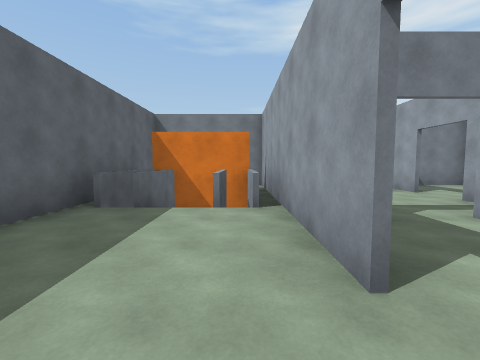
[1] (above)

21 first-person views from a walk through a 3-D level made in the Unity game engine. The camera is 1.4 m above the floor, tilts 4° down and sees 90° across. The floor is counted in squares, 2 m on a side. Each view is taken from the middle of a square. On the plan, view 1 faces up. The plan holds only what a view shows up to about 9 squares ahead; the rest is blank. The place goes on beyond the plan. The player is left out. Surface patterns are stand-ins for the level's own textures.

[2]
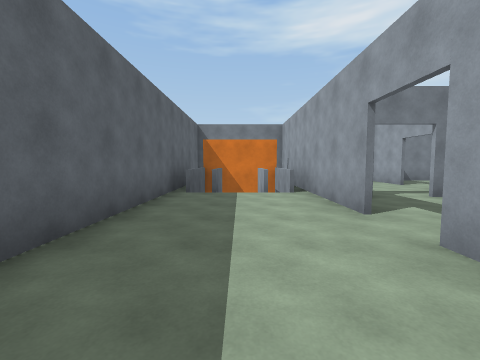

[3]
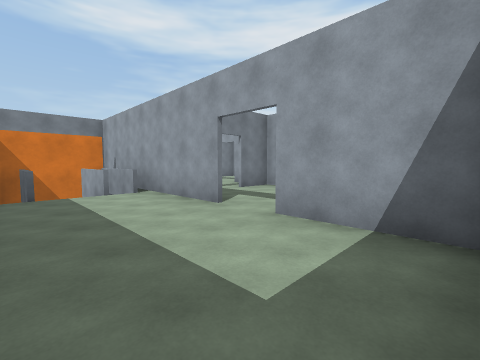

[4]
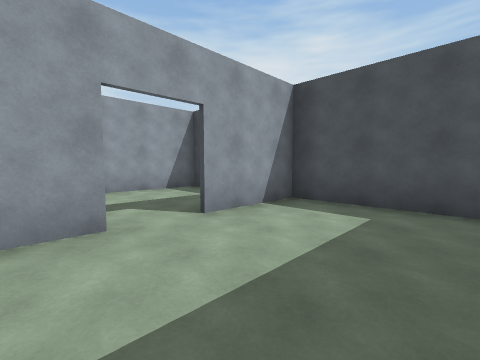

[5]
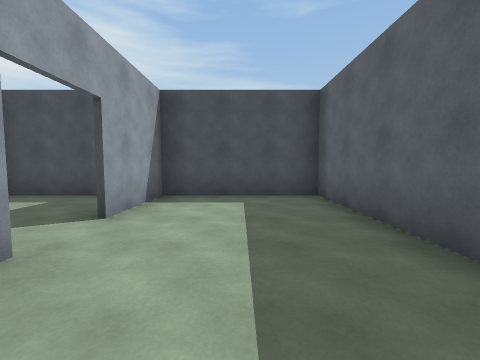

[6]
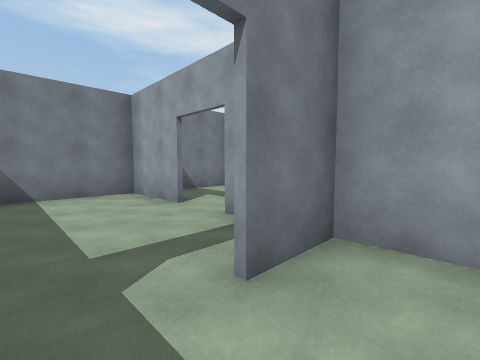

[7]
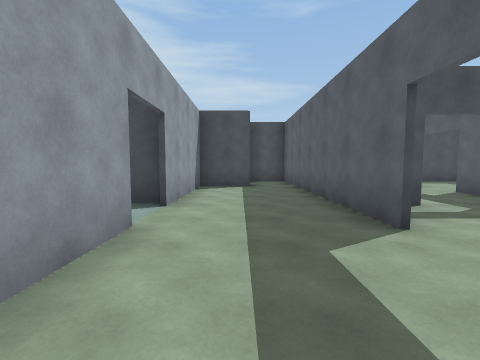

[8]
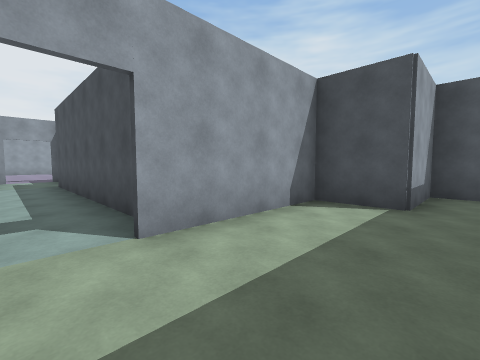

[9]
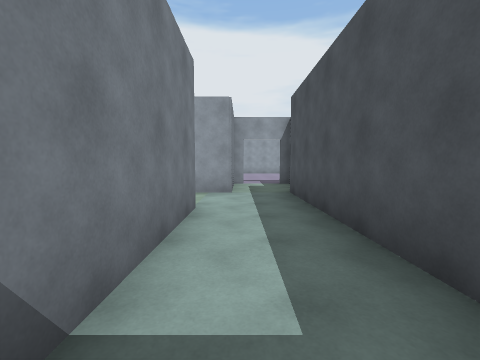

[10]
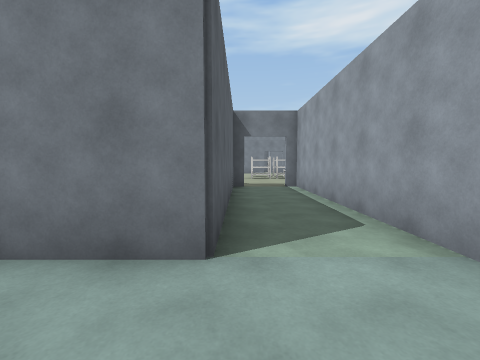

[11]
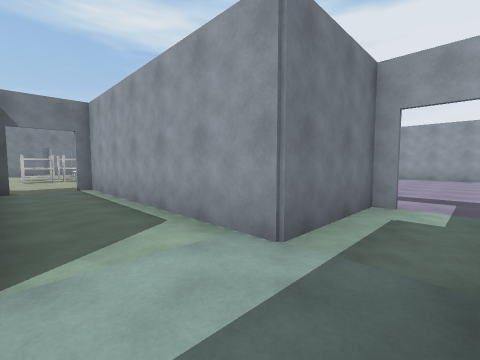

[12]
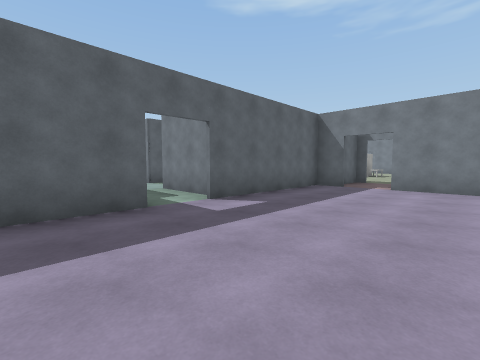

[13]
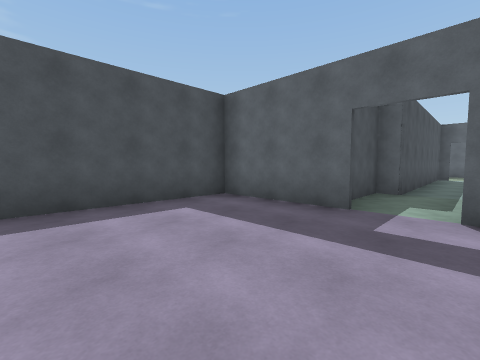

[14]
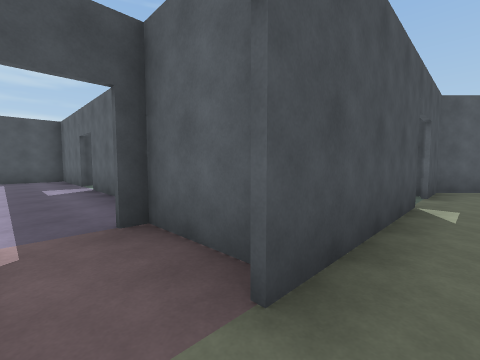

[15]
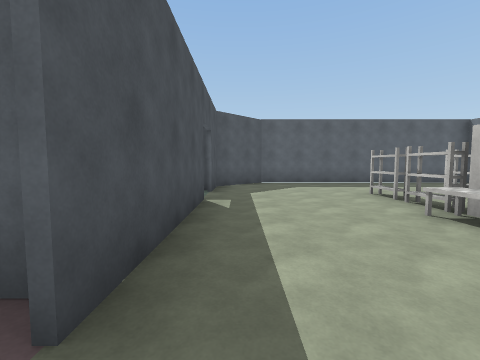

[16]
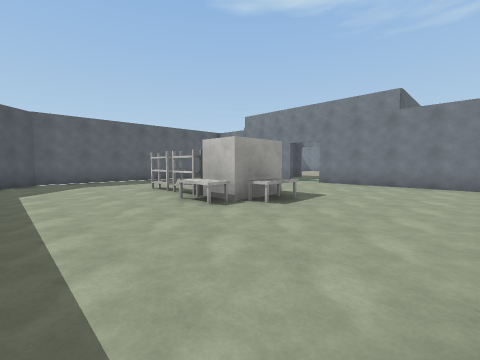

[17]
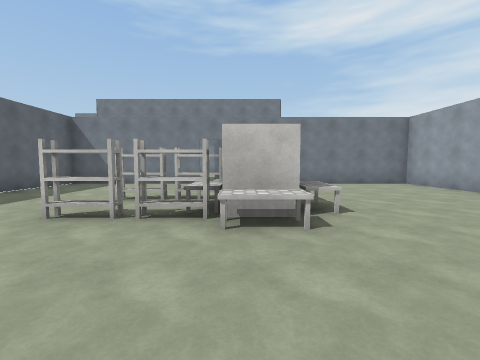

[18]
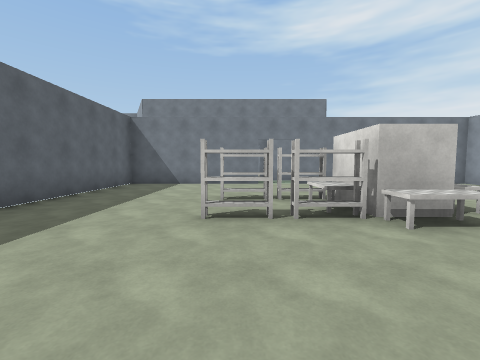

[19]
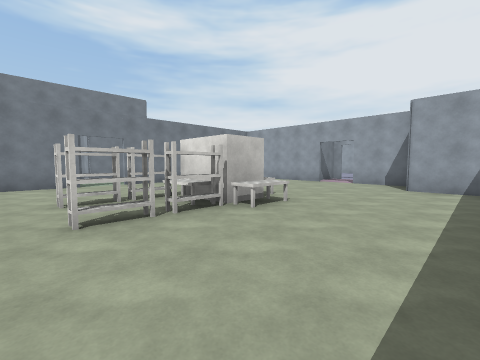

[20]
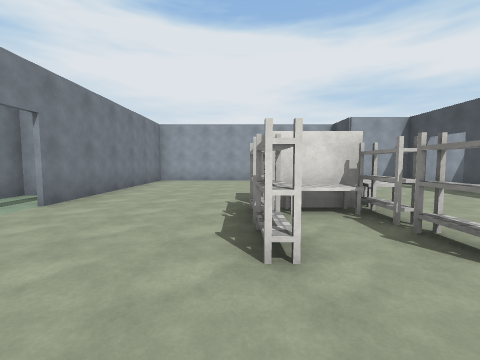

[21]
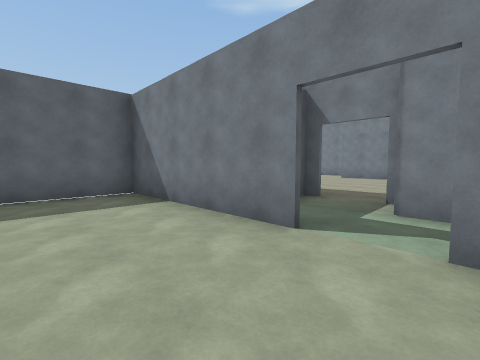

### Floor plan
Ten units are one square. View 1 is at (0, 0); x grows to the right and y downward. Boxes are objects, and circles mark ways between rooms. Rooms are numbered by the first view taken in them; rooms with no view inside come last. Other rooms are left out.
<svg viewBox="-32 -197 242 224">
<path fill="none" stroke="#000" d="M7 -11 7 -77M2 -36 2 -62 -22 -62 -22 -38M4 -37 -4 -37 -4 -57M-16 -57 -16 -37 -24 -37M-27 -69 -27 22 7 22 7 0M20 22 42 22 42 -4M8 -19 8 -12M42 -19 42 -29 30 -29M72 -44 72 -59M43 -45 43 19M72 -77 55 -77M49 22 57 22 57 2 72 2 72 -31M162 -38 162 -42 137 -42 137 -102M74 -28 138 -28 138 -23 162 -23M122 -102 118 -102 118 -47 86 -47M163 -28 163 2 201 2M172 -82 163 -82 163 -39M201 -82 184 -82M187 -88 187 -100M168 -102 168 -82M148 -144 148 -155M134 -103 171 -103M184 -103 192 -103 192 -124M138 -192 93 -192 93 -118 108 -103 121 -103M205 -192 149 -192M42 -56 42 -77 19 -77"/>
<rect x="125" y="-145" width="10" height="10" fill="#bbb"><title>other object</title></rect>
<rect x="125" y="-165" width="10" height="10" fill="#bbb"><title>other object</title></rect>
<rect x="135" y="-145" width="10" height="10" fill="#bbb"><title>other object</title></rect>
<rect x="135" y="-155" width="10" height="10" fill="#bbb"><title>other object</title></rect>
<rect x="135" y="-165" width="20" height="10" fill="#bbb"><title>other object</title></rect>
<rect x="145" y="-145" width="10" height="10" fill="#bbb"><title>other object</title></rect>
<rect x="155" y="-155" width="10" height="10" fill="#bbb"><title>other object</title></rect>
<circle cx="10" cy="-10" r="3" fill="#2a7"/>
<circle cx="20" cy="-30" r="3" fill="#2a7"/>
<circle cx="80" cy="-40" r="3" fill="#2a7"/>
<circle cx="40" cy="-50" r="3" fill="#2a7"/>
<circle cx="160" cy="-30" r="3" fill="#2a7"/>
<circle cx="130" cy="-100" r="3" fill="#2a7"/>
<circle cx="180" cy="-90" r="3" fill="#2a7"/>
<text x="-10" y="-10">1</text>
<text x="20" y="0">2</text>
<text x="60" y="-30">3</text>
<text x="120" y="-50">4</text>
<text x="180" y="-40">5</text>
<text x="150" y="-140">6</text>
<text x="20" y="-50">7</text>
</svg>
Room 1 opens to room 2. Room 2 opens to room 7. Room 3 opens to room 4. Room 3 opens to room 7. Room 4 opens to room 5. Room 4 opens to room 6. Room 5 opens to room 6.

Where each view was taken, in squares from view 1:
view 1: 0 up, 0 right, facing up
view 2: 2 down, 1 left, facing up
view 3: 2 down, 2 left, facing up-right
view 4: 2 up, 2 left, facing down-right
view 5: 3 up, 1 left, facing down
view 6: 2 up, 2 right, facing up-right
view 7: 7 up, 6 right, facing down
view 8: 4 up, 5 right, facing down-right
view 9: 4 up, 8 right, facing right
view 10: 3 up, 12 right, facing up
view 11: 3 up, 12 right, facing up-right
view 12: 1 up, 20 right, facing up-left
view 13: 4 up, 20 right, facing down-left
view 14: 11 up, 18 right, facing down-left
view 15: 11 up, 18 right, facing left
view 16: 11 up, 19 right, facing up-left
view 17: 11 up, 15 right, facing up
view 18: 11 up, 13 right, facing up
view 19: 11 up, 12 right, facing up-right
view 20: 16 up, 11 right, facing right
view 21: 17 up, 15 right, facing up-left
